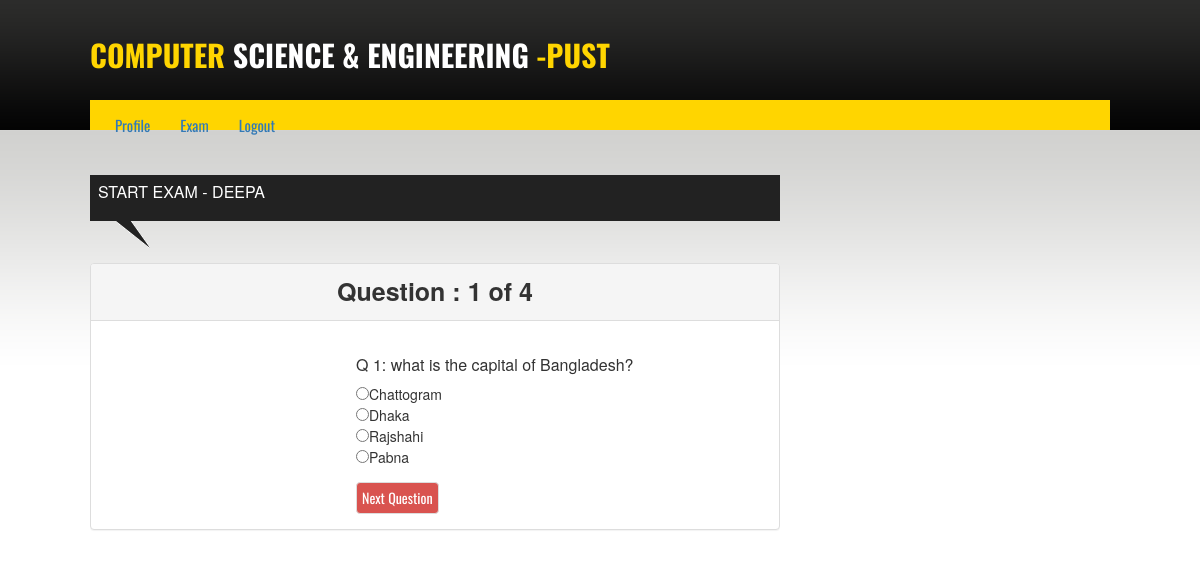
Screenshot of /startexam.php?questionNo=1 (signed in) with the database file from the repository.
### tables this page shows
CREATE TABLE `tbl_question` (
  `id` int(11) NOT NULL,
  `questionNo` int(11) NOT NULL,
  `questionTitle` text NOT NULL
);

CREATE TABLE `tbl_answer` (
  `id` int(11) NOT NULL,
  `questionNo` int(11) NOT NULL,
  `rightAnswer` int(11) NOT NULL DEFAULT '0',
  `answer` text NOT NULL
);

### library/Session.php (called while the page is built, shortened)
<?php
class Session
{
	public static function get($key){
		if (isset($_SESSION[$key])){
			$result = $_SESSION[$key];
		}
		if (isset($result)) {
			return $result;
		}else{
			return false;
		}
	}
}
?>

### library/Database.php (called while the page is built, shortened)
<?php
Class Database{
	public $host   = DB_HOST;
	public $user   = DB_USER;
	public $pass   = DB_PASS;
	public $dbname = DB_NAME;
	public $link;
	private function connectDB(){
	$this->link = new mysqli($this->host, $this->user, $this->pass, $this->dbname);
   }
	public function select($query){
		$result = $this->link->query($query) or die($this->link->error.__LINE__);
		if($result->num_rows > 0){
			return $result;
		} else {
			return false;
		}
	}
}

### controlExam/controlExam.php (called while the page is built, shortened)
<?php
 $filepath = realpath(dirname(__FILE__));
 include_once ($filepath.'/../library/Database.php');
 class Exam
 {
 	private $db;
 	public function __construct()
 	{
 	   $this->db = new Database();
 	}
    public function getQuestionNumber(){
   	  $query = "select * from tbl_question";
                $result = $this->db->select($query);
                $row = $result->num_rows;
                   return $row;
         }
    public function getDynamicQuestionNumber($questionNo){
    	  $query = "select * from tbl_question where questionNo = '$questionNo'";
                $result = $this->db->select($query);
                $getNumber = $result->fetch_assoc();
                return $getNumber;
          }
    public function getQuestionAnswer($questionNo){
   	$query = "select * from tbl_answer where questionNo = '$questionNo'";
   	           $getOption = $this->db->select($query);
   	           return $getOption;
    }
  }
?>

### startexam.php (the view, shortened to what this page needs)
<?php include 'include/header.php';
?>
   <?php
		   if (isset($_GET['questionNo'])) {
		     $questionNo = (int) $_GET['questionNo'];
		   }else{
		     header("Location:exam.php");
		   }
		 ?>
	<section id="content_area" >
			<div class="clearfix wrapper main_content_area">
				<div class="clearfix main_content floatleft">
					<div class="clearfix content">
						<div class="content_title"><h2>Start exam -
                       <?php
                          echo Session::get("name");
						?>
						</h2>
            		 </div>
              <?php
                  $question = $exam->getDynamicQuestionNumber($questionNo);
                  $totalQuestion = $exam->getQuestionNumber();
              ?>
		 <div class="panel panel-default">
		  <div class="panel-heading" style="text-align: center;">
		  	<strong style="font-size: 25px;">Question : <?php echo $question['questionNo']; ?> of <?php echo $totalQuestion; ?> </strong>
		  </div>
		   <div class="panel-body" style="margin-left: 250px;">
		     <form action="" method="post" id="form">
		     	<table>
		     		<tr>
		     			<td colspan="2">
		     				<h3>Q <?php echo $question['questionNo']; ?>: <?php echo $question['questionTitle']; ?></h3>
		     			</td>
		     		</tr>
                 <?php
		          $answer = $exam->getQuestionAnswer($questionNo);
                    if ($answer) {
                    	while ($result = $answer->fetch_assoc()) {
		     	 ?>
		     		<tr>
		     			<td>
		     				<input type="radio" name="rightAnswer" value="<?php $result['id']; ?>"><?php echo $result['answer']; ?>
		     			</td>
		     		</tr>
		     <?php }  } ?>
		     		<tr>
		     			<td>
		     				<input type="submit" name="submit" value="Next Question" class="btn btn-danger">
		     			</td>
		     		</tr>
		     	</table>
		     </form>
		  </div>
		</div>
   </div>
</div>
</div>
</section>

### style.css (style rules this page uses)
* { margin:0;padding:0 }
body { font-family:Arial; font-size:14px;line-height:20px }
input[type=text],input[type=password],input[type=submit],textarea { border:1px solid #ddd;padding:5px;outline:0; }
h1,h2,h3,h4,h5,h6 { font-weight:normal;margin:0 0 15px;font-family: 'Oswald', sans-serif; }
h2 { font-size:25px;line-height:30px }
.floatleft { float:left }
.wrapper { width:1020px;display:block;margin:0 auto }
.clearfix { overflow:hidden }
#content_area { background: url("images/body_top_bg.png") repeat-x scroll center top #fff; padding-top: 25px; }
.main_content { width: 690px; margin-right: 10px; }
.content_title { background: url("images/latest_post_bg.png") repeat scroll 0 0 rgba(0, 0, 0, 0); height: 73px; margin-bottom: 15px; }
.content_title h2 { color: #fff; font-size: 16px; margin-bottom: 0; padding: 8px; text-transform: uppercase; }
.content h2,.content h3,.content h4,.content h5,.content h6 { font-size: 16px; }
.btn { display: inline-block; padding: 8px 14px; background: #FFD500; margin: 15px 5px 15px 0px; font-family: oswald; }

### rows the page displays
tbl_question: questionNo "1", questionTitle "what is the capital of Bangladesh?"
tbl_answer: answer "Chattogram"
tbl_answer: answer "Dhaka"
tbl_answer: answer "Rajshahi"
tbl_answer: answer "Pabna"

### other values shown
Session::get("name") "DEEPA"
$totalQuestion "4"
